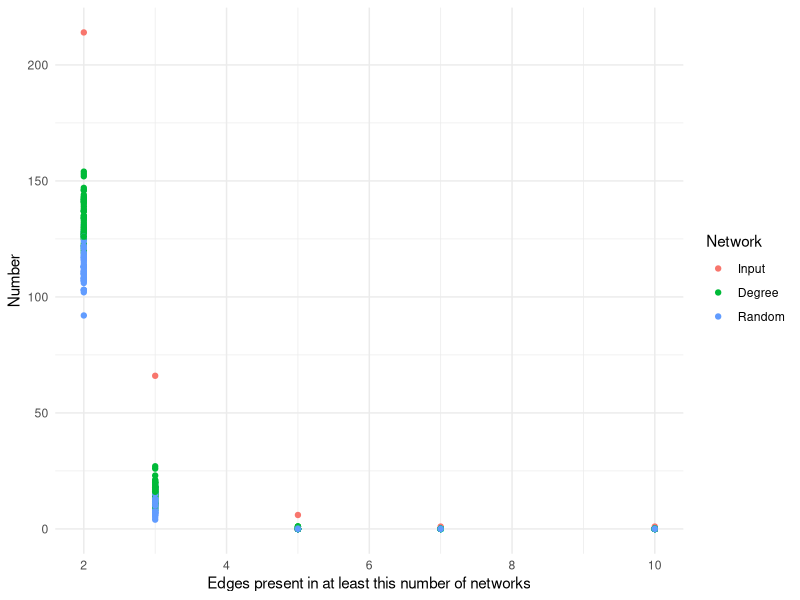
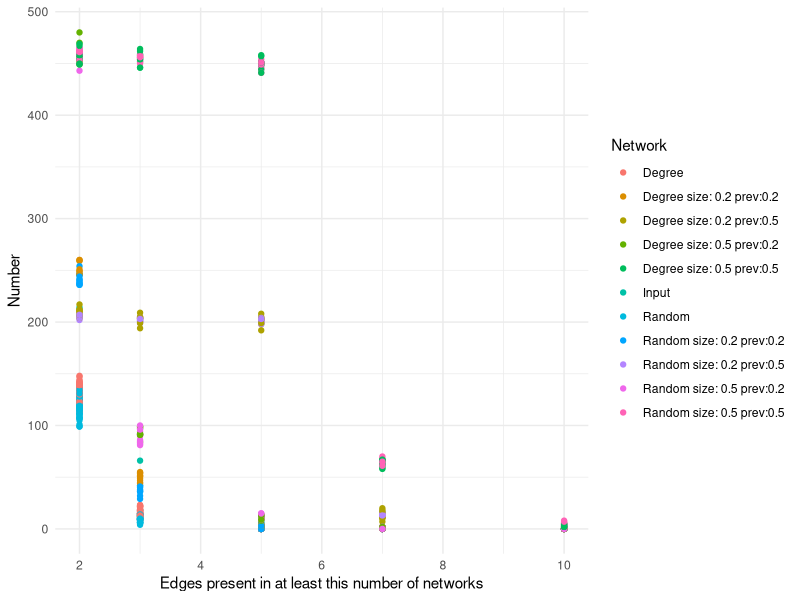

Recreate these plots in R, in order.
## ---- chunk 1
knitr::include_graphics("https://raw.githubusercontent.com/ramellose/networktutorials/master/Workshop%202021/demo_sponges_networks_setsizes.png")
## ---- chunk 2
library(ggplot2)

data <- read.csv('demo_sets.csv')
data <- data[!is.na(data$Set.type..absolute.), ]
data$Network <- factor(data$Network, c('Input', 'Degree', 'Random'))
ggplot(data, aes(x=Set.type..absolute., y=Set.size, colour=Network)) + geom_point() + theme_minimal() + labs(x='Edges present in at least this number of networks', y='Number')
## ---- chunk 3
data <- read.csv('demo_core_sets.csv')
data <- data[!is.na(data$Set.type..absolute.), ]
ggplot(data, aes(x=Set.type..absolute., y=Set.size, colour=Network)) + geom_point() + theme_minimal() + labs(x='Edges present in at least this number of networks', y='Number')
